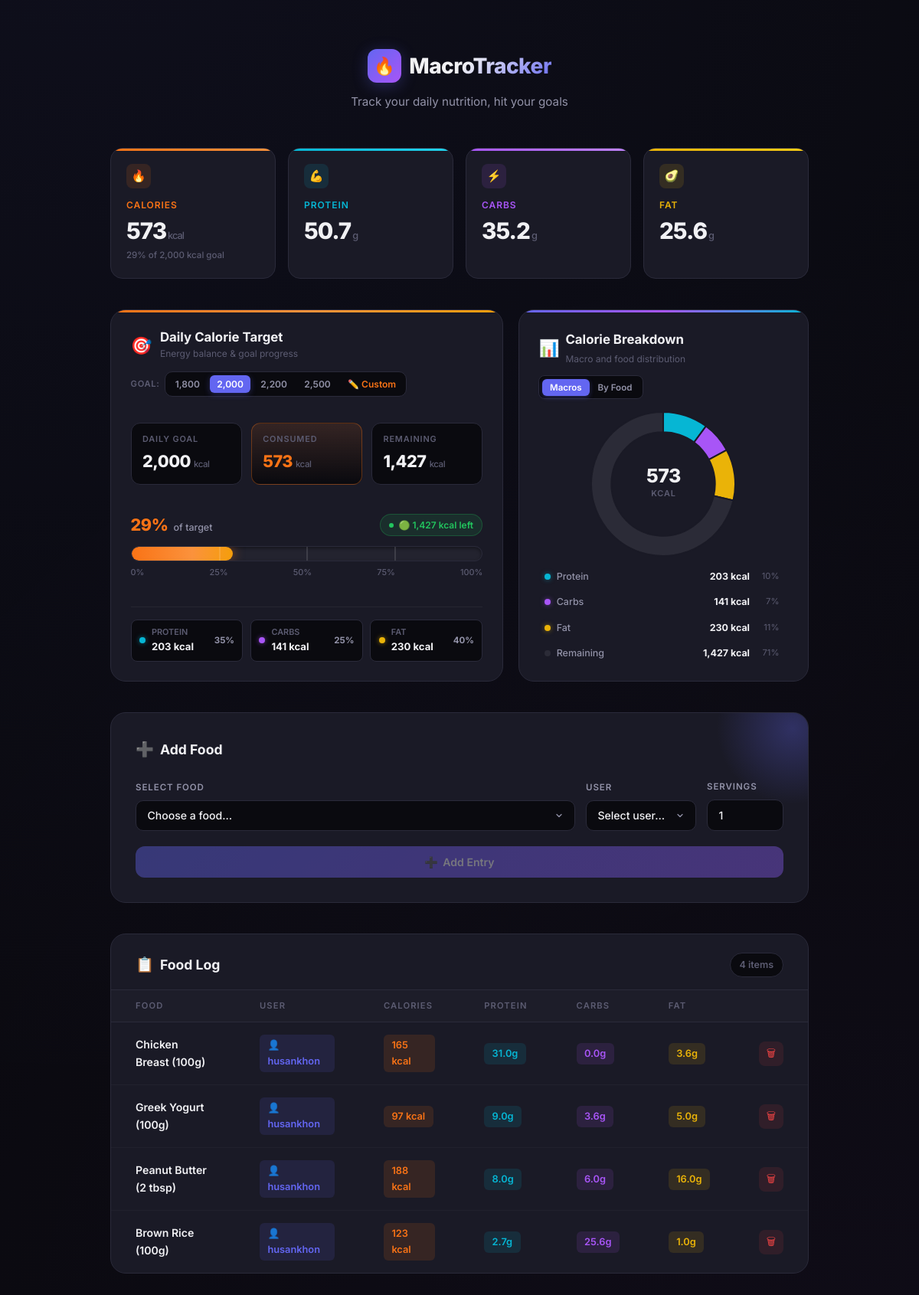
The app's page / (signed in) with its own data.
### myapp/models.py (models this page shows, shortened)
class FoodLog(models.Model):
    user = models.ForeignKey(User, on_delete=models.CASCADE, null=True, blank=True)
    food = models.ForeignKey(Food, on_delete=models.CASCADE)
    servings = models.FloatField(default=1.0)
    added_at = models.DateTimeField(auto_now_add=True)
    class Meta:
        ordering = ['-added_at']
    @property
    def calories(self):
        return round(self.food.calories * self.servings)
    @property
    def protein(self):
        return round(self.food.protein * self.servings, 1)
    @property
    def carbs(self):
        return round(self.food.carbs * self.servings, 1)
    @property
    def fat(self):
        return round(self.food.fat * self.servings, 1)

class Food(models.Model):
    name = models.CharField(max_length=100)
    calories = models.IntegerField()
    protein = models.FloatField()
    carbs = models.FloatField()
    fat = models.FloatField()
    class Meta:
        ordering = ['name']

### myapp/views.py (the view, shortened to what this page needs)
# urls.py: path('', views.index, name='index'),
def index(request):
    foods = Food.objects.all()
    users = User.objects.all()
    logs = FoodLog.objects.filter(user= request.user)
    totals = {
        'calories': sum(log.calories for log in logs),
        'protein': round(sum(log.protein for log in logs), 1),
        'carbs': round(sum(log.carbs for log in logs), 1),
        'fat': round(sum(log.fat for log in logs), 1),
    }
    return render(request, 'myapp/index.html', {
        'foods': foods,
        'users': users,
        'logs': logs,
        'totals': totals,
    })

### myapp/templates/myapp/index.html (shortened to what this page needs)
<!DOCTYPE html>
<html lang="en">
<head>
</head>
<body>
    <div class="container">
        <header>
            <div class="logo">
                <div class="logo-icon">🔥</div>
                <h1>MacroTracker</h1>
            </div>
            <p>Track your daily nutrition, hit your goals</p>
        </header>
        <div class="summary-grid">
            <div class="summary-card cal">
                <div class="summary-icon">🔥</div>
                <div class="summary-label">Calories</div>
                <div class="summary-value" id="card-cal-val">{{ totals.calories }}<span class="summary-unit">kcal</span></div>
                <div class="summary-subtext" id="card-cal-subtext">0% of 2,000 kcal goal</div>
            </div>
            <div class="summary-card pro">
                <div class="summary-icon">💪</div>
                <div class="summary-label">Protein</div>
                <div class="summary-value">{{ totals.protein }}<span class="summary-unit">g</span></div>
            </div>
            <div class="summary-card carb">
                <div class="summary-icon">⚡</div>
                <div class="summary-label">Carbs</div>
                <div class="summary-value">{{ totals.carbs }}<span class="summary-unit">g</span></div>
            </div>
            <div class="summary-card fats">
                <div class="summary-icon">🥑</div>
                <div class="summary-label">Fat</div>
                <div class="summary-value">{{ totals.fat }}<span class="summary-unit">g</span></div>
            </div>
        </div>
        <div class="analytics-grid">
            <div class="analytics-card target-card">
                <div class="target-header">
                    <div class="target-title">
                        <span class="target-icon">🎯</span>
                        <div>
                            <h3>Daily Calorie Target</h3>
                            <p class="target-subtitle">Energy balance & goal progress</p>
                        </div>
                    </div>
                    <div class="target-controls">
                        <span class="target-controls-label">Goal:</span>
                        <div class="target-chips" id="target-chips">
                            <button type="button" class="target-chip" data-target="1800">1,800</button>
                            <button type="button" class="target-chip active" data-target="2000">2,000</button>
                            <button type="button" class="target-chip" data-target="2200">2,200</button>
                            <button type="button" class="target-chip" data-target="2500">2,500</button>
                            <button type="button" class="target-chip custom-btn" id="custom-target-toggle" title="Set custom goal">✏️ Custom</button>
                        </div>
                    </div>
                </div>
                <div class="target-metrics">
                    <div class="metric-box">
                        <span class="metric-label">Daily Goal</span>
                        <span class="metric-value" id="metric-target">2,000 <small>kcal</small></span>
                    </div>
                    <div class="metric-box highlighted">
                        <span class="metric-label">Consumed</span>
                        <span class="metric-value cal-accent" id="metric-consumed">{{ totals.calories }} <small>kcal</small></span>
                    </div>
                    <div class="metric-box" id="metric-remaining-box">
                        <span class="metric-label" id="metric-remaining-label">Remaining</span>
                        <span class="metric-value" id="metric-remaining">0 <small>kcal</small></span>
                    </div>
                </div>
                <div class="progress-section">
                    <div class="progress-info-row">
                        <div class="progress-title-badge">
                            <span class="pct-badge" id="display-pct">0%</span>
                            <span class="pct-subtext">of target</span>
                        </div>
                        <div class="progress-status-badge" id="progress-status-badge">
                            <span class="status-indicator"></span>
                            <span id="status-text">Calculating...</span>
                        </div>
                    </div>
                    <div class="progress-bar-track">
                        <div class="progress-bar-fill" id="calorie-progress-bar" style="width: 0%;">
                        </div>
                        <div class="progress-milestone" style="left: 25%;" title="25%"></div>
                        <div class="progress-milestone" style="left: 50%;" title="50%"></div>
                        <div class="progress-milestone" style="left: 75%;" title="75%"></div>
                    </div>
                    <div class="progress-milestone-labels">
                        <span>0%</span>
                        <span>25%</span>
                        <span>50%</span>
                        <span>75%</span>
                        <span>100%</span>
                    </div>
                </div>
                <div class="macro-cals-row">
                    <div class="macro-cal-item pro">
                        <div class="dot"></div>
                        <div class="macro-cal-info">
                            <span class="name">Protein</span>
                            <span class="cal-val" id="macro-pro-cals">0 kcal</span>
                        </div>
                        <span class="pct" id="macro-pro-pct">0%</span>
                    </div>
                    <div class="macro-cal-item carb">
                        <div class="dot"></div>
                        <div class="macro-cal-info">
                            <span class="name">Carbs</span>
                            <span class="cal-val" id="macro-carb-cals">0 kcal</span>
                        </div>
                        <span class="pct" id="macro-carb-pct">0%</span>
                    </div>
                    <div class="macro-cal-item fat">
                        <div class="dot"></div>
                        <div class="macro-cal-info">
                            <span class="name">Fat</span>
                            <span class="cal-val" id="macro-fat-cals">0 kcal</span>
                        </div>
                        <span class="pct" id="macro-fat-pct">0%</span>
                    </div>
                </div>
            </div>
            <div class="analytics-card chart-card">
                <div class="chart-header">
                    <div class="chart-title">
                        <span class="chart-icon">📊</span>
                        <div>
                            <h3>Calorie Breakdown</h3>
                            <p class="target-subtitle">Macro and food distribution</p>
                        </div>
                    </div>
                    <div class="chart-tabs">
                        <button type="button" class="chart-tab active" id="tab-macro-chart" data-view="macro">Macros</button>
                        <button type="button" class="chart-tab" id="tab-food-chart" data-view="food">By Food</button>
                    </div>
                </div>
                <div class="chart-body">
                    <div class="chart-canvas-wrapper">
                        <canvas id="calorieChart" width="200" height="200"></canvas>
                        <div class="chart-center-stat" id="chart-center-stat">
                            <span class="chart-center-val" id="center-cal-val">{{ totals.calories }}</span>
                            <span class="chart-center-label">kcal</span>
                        </div>
                    </div>
                    <div class="chart-legend" id="chart-legend">
                    </div>
                </div>
            </div>
        </div>
        <div class="add-section">
            <div class="section-title"><span>➕</span> Add Food</div>
            <form method="post" action="{% url 'index' %}" id="add-food-form">
                <div class="form-row" style="grid-template-columns: 1fr auto auto;">
                    <div class="form-group">
                        <label for="food-select">Select Food</label>
                        <select id="food-select" name="food_id" required>
                            <option value="" disabled selected>Choose a food…</option>
                        </select>
                    </div>
                    <div class="form-group">
                        <label for="user-select">User</label>
                        <select id="user-select" name="user_id">
                            <option value="" disabled selected>Select user…</option>
                        </select>
                    </div>
                    <div class="form-group">
                        <label for="food-servings">Servings</label>
                        <input type="number" id="food-servings" name="servings" value="1" min="0.25" step="0.25" required>
                    </div>
                </div>
                <button type="submit" class="btn-add" id="btn-add-food" disabled>
                    <span>➕</span> Add Entry
                </button>
            </form>
        </div>
        <div class="log-section">
            <div class="log-header">
                <div class="section-title"><span>📋</span> Food Log</div>
                <div class="log-count">{{ logs|length }} item{{ logs|length|pluralize }}</div>
            </div>
            {% if logs %}
            <table class="food-table">
                <thead>
                    <tr>
                        <th>Food</th>
                        <th>User</th>
                        <th>Calories</th>
                        <th>Protein</th>
                        <th>Carbs</th>
                        <th>Fat</th>
                        <th></th>
                    </tr>
                </thead>
                <tbody>
                    {% for log in logs %}
                    <tr>
                        <td>
                            <span class="food-name">{{ log.food.name }}</span>
                        </td>
                        <td>
                            {% if log.user %}
                            <span class="user-badge">👤 {{ log.user.get_full_name|default:log.user.username }}</span>
                            {% else %}
                            <span class="user-badge no-user">—</span>
                            {% endif %}
                        </td>
                        <td><span class="macro-pill cal">{{ log.calories }} kcal</span></td>
                        <td><span class="macro-pill pro">{{ log.protein }}g</span></td>
                        <td><span class="macro-pill carb">{{ log.carbs }}g</span></td>
                        <td><span class="macro-pill fats">{{ log.fat }}g</span></td>
                        <td style="text-align:center;">
                            <a href="{% url 'delete_food' log.id %}" class="btn-delete" title="Delete">🗑</a>
                        </td>
                    </tr>
                    {% endfor %}
                </tbody>
            </table>
            {% else %}
            <div class="empty-state">
                <div class="empty-icon">🍽️</div>
                <p>No foods logged yet</p>
                <span>Select a food above to start tracking</span>
            </div>
            {% endif %}
        </div>
    </div>
</body>
</html>

### records on screen
FoodLog: food.name "Chicken Breast (100g)", user.get_full_name "husankhon", calories "165", protein "31.0", carbs "0.0", fat "3.6"
FoodLog: food.name "Greek Yogurt (100g)", user.get_full_name "husankhon", calories "97", protein "9.0", carbs "3.6", fat "5.0"
FoodLog: food.name "Peanut Butter (2 tbsp)", user.get_full_name "husankhon", calories "188", protein "8.0", carbs "6.0", fat "16.0"
FoodLog: food.name "Brown Rice (100g)", user.get_full_name "husankhon", calories "123", protein "2.7", carbs "25.6", fat "1.0"

### other values on screen
{{ totals.calories }} "573"
{{ totals.protein }} "50.7"
{{ totals.carbs }} "35.2"
{{ totals.fat }} "25.6"
{{ logs|length }} "4"
chart data {{ totals.calories|default:0 }} 573
chart data {{ totals.protein|default:0 }} 50.7
chart data {{ totals.carbs|default:0 }} 35.2
chart data {{ totals.fat|default:0 }} 25.6
